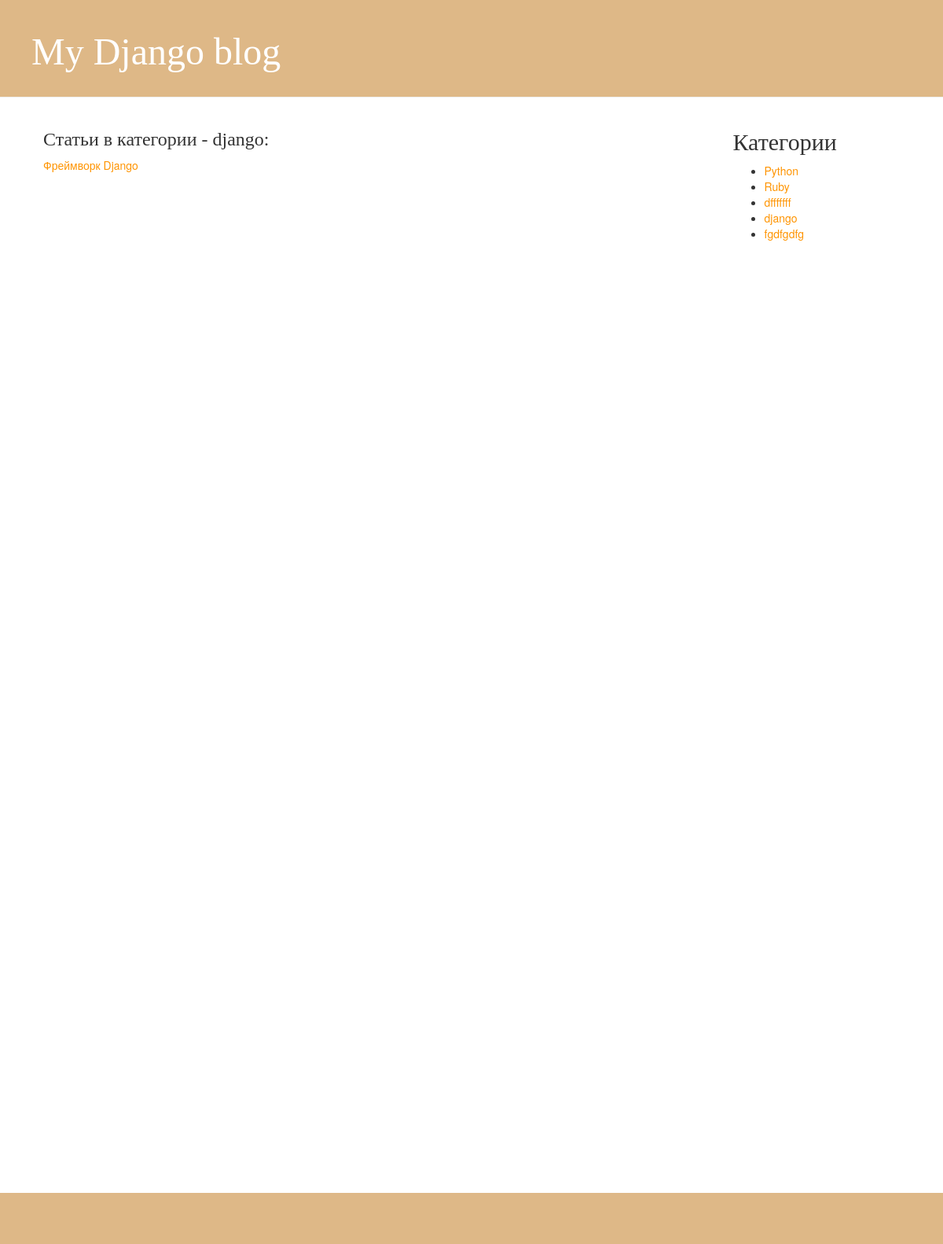
Page /category/4 on the committed database.
### blog/models.py (models this page shows, shortened)
class Category(models.Model):
	name = models.CharField(max_length=224, verbose_name = "Категория")
	class Meta:
		verbose_name = 'Категория'
		verbose_name_plural = 'Категории'

class Post(models.Model):
	title = models.CharField(max_length=224, verbose_name = "Заголовок")
	body = RichTextField(max_length=1300, verbose_name = "Текст")
	date = models.DateTimeField(default=datetime.now)
	category = models.ForeignKey(Category, verbose_name = 'Категория')
	published = models.BooleanField(default=False, verbose_name = 'Публикация')
	class Meta:
		ordering = ['-date']
		verbose_name = 'Статия'
		verbose_name_plural = 'Статьи'

### blog/views.py (the view)
# urls.py: url(r'^category/(?P<id>[0-9]+)$', category, name = 'category_list'),
def category(request, id):
	category = Category.objects.select_related().get(id=id)
	posts = category.post_set.all()
	return render(request, 'post/category.html', {'posts':posts,'categories':category})

### blog/templatetags/sidebar.py (called while the page is built)
@register.inclusion_tag("sidebar.html")
def sidebar():
	category = Category.objects.all().order_by("name")
	return {'cat':category}

### templates/post/category.html
{% extends 'base.html' %}
{% block content %}
<h3>Статьи в категории - {{ categories.name }}:</h3>
      {% for post in posts %}
          <p><a href="{% url 'post_detail' id=post.id %}">{{ post.title}}</a></p>
      {% endfor %}
{% endblock %}

### templates/sidebar.html
   <div class="categories">
       <h2>Категории</h2>
       <ul>
           {% for cat_list in cat %}
           <li class="category">
              <a href="{% url 'category_list' id=cat_list.id %}">{{ cat_list.name }}</a>
           </li>
           {% endfor %}
       </ul>
   </div>

### static/css/style.css (style rules this page uses)
a { color: #ff9400; }
h1, h2, h3, h4 { font-family: 'Lobster', cursive; }

### rows in the picture
Category: name "django"
Post: title "Фреймворк Django"
Category: name "Python"
Category: name "Ruby"
Category: name "dfffffff"
Category: name "fgdfgdfg"
